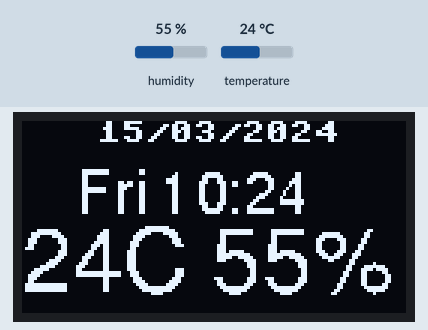
Simulated run of this program. Board: ESP8266 board running MicroPython. On the bench: 128×64 one-colour display. Inputs (shaded band) come from the test bench; at power-on: humidity 55 %, temperature 24 °C. WiFi joins after 1.5 s; the clock reads 2024-03-15 10:24:30 at power-on unless the program sets it; library files of the repository ran but are not shown: freesans20.py, freesans30.py; what the program prints to the serial console is not drawn.

Above: at 0.1 s.
At 15.2 s:
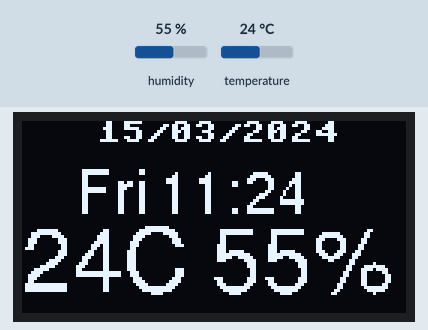
At 30.2 s:
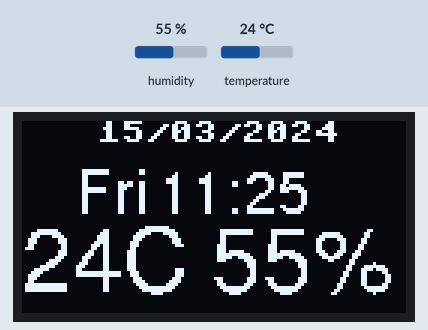
At 90.3 s:
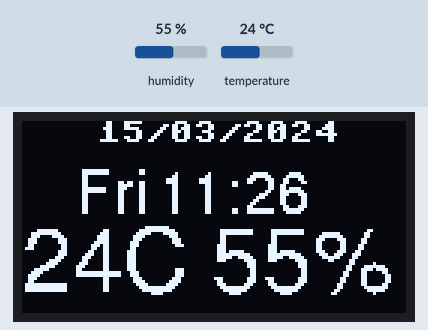

The program:

esp8266_dht11_oled.py
```python
'''

Geekcreit® ESP8266 IoT Development Board + DHT11 Temperature and Humidity Sensor + Yellow Blue OLED Display
 - connect to Wifi
 - fetch the UTC date & time from an NTP server and update the ESP8266 RTC with the correct local time (every 2 hours)
 - measure temperature and humidity (every 5 seconds)
 - show temperature, humidity, date and time on the OLED display (every 15 seconds)

'''

####################################################################################
# Modules
####################################################################################

from machine import Pin, I2C, RTC
import network
import config
import ntptime
import dht
import ssd1306
import uasyncio as asyncio
import utime
import freesans20
import freesans30
from writer_minimal import Writer


####################################################################################
# Global variables
####################################################################################

class myGlobals:
    temp = 0
    hum = 0


####################################################################################
# Synchronize RTC on µcontroller to local time
####################################################################################

async def updateRTC():
    ''' Update RTC after config.RTC_INTERVAL seconds :
           1) get UTC time from NTP server
           2) correct to localtime according to Timezone and Daylight Saving Time '''

    # loop
    while True:
        try:
            # enable STAtion mode
            wlan = network.WLAN(network.STA_IF)
            wlan.active(True)

            # not connected yet
            if not wlan.isconnected():

                # try to connect to WiFi network
                print('Trying to connect to wireless network...')
                wlan.connect(config.WIFI_SSID, config.WIFI_PW)

                # keep trying for number of times
                retries = 0
                while not wlan.isconnected() and retries < config.WIFI_RETRIES:

                    # show progress
                    print('.', end='')

                    # wait for 1 second
                    await asyncio.sleep_ms(1000)

                    # update counter
                    retries += 1

            if wlan.isconnected():

                # show IP address
                print('')
                print('connected to {} network with ip address {}' .format(config.WIFI_SSID, wlan.ifconfig()[0]))

                # RTC object
                rtc = RTC()

                # localtime tuple
                # (year, month, mday, hour, minute, second, weekday, yearday)
                #  20xx  1-12   1-31  0-23   0-59    0-59    0-6      1-366
                tm = utime.localtime()

                # debug message
                if config.DEBUG:
                    print('Current datetime: {}' .format(tm))
                    print('Synchronize with NTP server...')

                # set UTC time from ntpserver into RTC
                await asyncio.sleep_ms(2000)
                ntptime.settime()

                # debug message
                if config.DEBUG:
                    print('NTP correction:   {}' .format(utime.localtime()))

                # time zone correction
                # utime localtime -> (year, month, mday, hour, minute, second, weekday, yearday)
                tm = utime.localtime(utime.time() + (config.TIMEZONE * 3600))
                # rtc datetime    -> (year, month, mday, weekday, hour, minute, second, µseconds)
                rtc.datetime((tm[0], tm[1], tm[2], tm[6], tm[3], tm[4], tm[5], 0))

                # debug message
                if config.DEBUG:
                    print('TZ correction:    {}' .format(utime.localtime()))

                # Daylight Savings Time correction
                if config.DAYLIGHT_SAVING_TIME:

                    # current year
                    year = utime.localtime()[0]

                    # last Sunday March
                    HHMarch = utime.mktime((year, 3, (31-(int(5*year/4+4))%7), 2, 0, 0, 0, 0))

                    # last Sunday October
                    HHOctober = utime.mktime((year, 10, (31-(int(5*year/4+1))%7), 3, 0, 0, 0, 0))

                    # current time
                    curtime = utime.time()

                    # correct local time
                    if (curtime >= HHMarch) and (curtime < HHOctober):

                        # utime localtime -> (year, month, mday, hour, minute, second, weekday, yearday)
                        tm = utime.localtime(curtime + 3600)

                        # rtc datetime    -> (year, month, mday, weekday, hour, minute, second, µseconds)
                        rtc.datetime((tm[0], tm[1], tm[2], tm[6], tm[3], tm[4], tm[5], 0))

                    # debug message
                    if config.DEBUG:
                        print('DST correction:   {}' .format(utime.localtime()))


                # disconnect Wifi
                wlan.disconnect()

            else:

                # not connected
                print('')
                print('Could not connect to wireless network')

            # wait for next RTC update
            await asyncio.sleep(config.NTP_INTERVAL)

        except Exception as E:
            print('Wifi error: ', E)


####################################################################################
# Get DHT11 sensor readings
####################################################################################

async def measureDHT():
    ''' do DHT measurements after config.DHT_INTERVAL seconds and save results in global variables '''

    # sensor object
    sensor = dht.DHT11(Pin(config.DHT11_GPIO))

    # loop
    while True:

        # read DHT11 sensor
        sensor.measure()

        # save values in global vars
        myGlobals.temp = sensor.temperature()
        myGlobals.hum = sensor.humidity()

        # debug output
        if config.DEBUG:
            print('Temp: {:2d}C - Hum: {:2d}%'.format(myGlobals.temp, myGlobals.hum))

        # wait for next measurement
        await asyncio.sleep(config.DHT_INTERVAL)


####################################################################################
# Update OLED display
####################################################################################

async def refreshOLED():
    ''' update OLED display after config.OLED_INTERVAL seconds '''

    # I2C object
    i2c = I2C(scl=Pin(config.SCL_GPIO), sda=Pin(config.SDA_GPIO))

    # check if OLED display is detected
    if 60 not in i2c.scan():
        raise RuntimeError('Cannot find OLED display')

    # OLED object
    oled = ssd1306.SSD1306_I2C(config.OLED_WIDTH, config.OLED_HEIGHT, i2c)

    # custom font writer object
    font_writer20 = Writer(oled, freesans20)
    font_writer30 = Writer(oled, freesans30)

    # loop
    while True:

        # get corrected local time
        year, month, day, hour, minute, second, dayofweek, dayofyear = utime.localtime()

        # clear oled
        oled.fill(0)

        # show date
        oled.text('{:02d}/{:02d}/{:04d}'.format(day, month, year), 25, 0)

        # show DOW and time
        font_writer20.set_textpos(15, 20)
        font_writer20.printstring('{} {:02d}:{:02d}'.format(config.DOW[dayofweek], hour, minute))

        # show sensor readings
        font_writer30.set_textpos(34, 0)
        font_writer30.printstring('{:2d}C {:2d}%' .format(myGlobals.temp, myGlobals.hum))

        # show info on oled
        oled.show()

        # wait for next refresh
        await asyncio.sleep(config.OLED_INTERVAL)


####################################################################################
# Main program
####################################################################################

try:

    # init event loop scheduler
    loop = asyncio.get_event_loop()

    # put tasks on event loop queue
    loop.create_task(updateRTC())
    loop.create_task(measureDHT())
    loop.create_task(refreshOLED())

    # execute tasks
    loop.run_forever()

except KeyboardInterrupt:
    print('Program halted')

except Exception as E:
    print('asyncio error: ', E)

finally:
    loop.close()
   
```

config.py
```python
# Pins
DHT11_GPIO = 5
SCL_GPIO = 14
SDA_GPIO = 2

# OLED
OLED_WIDTH = 128
OLED_HEIGHT = 64

# Localtime
DOW = ['Mon', 'Tue', 'Wed', 'Thu', 'Fri', 'Sat', 'Sun']
TIMEZONE = 1                    # UTC+1 hour
DAYLIGHT_SAVING_TIME = True     # +1 hour between last sunday of March 2AM and last sunday of October 3AM

# intervals (seconds)
NTP_INTERVAL = 7200      # 2 hours
DHT_INTERVAL = 5
OLED_INTERVAL = 15

# Debug
DEBUG = True

# WLAN credentials
WIFI_SSID = "<your wifi ssid>"
WIFI_PW = "<your wifi password>"
WIFI_RETRIES = 10
```

Measured:
- what the display in image 0 shows lasts 15.0 s, from 0.1 s to 15.1 s
- what the display in image 1 shows lasts 15.1 s, from 15.1 s to 30.2 s
- what the display in image 2 shows lasts 60.1 s, from 30.2 s to 90.3 s
